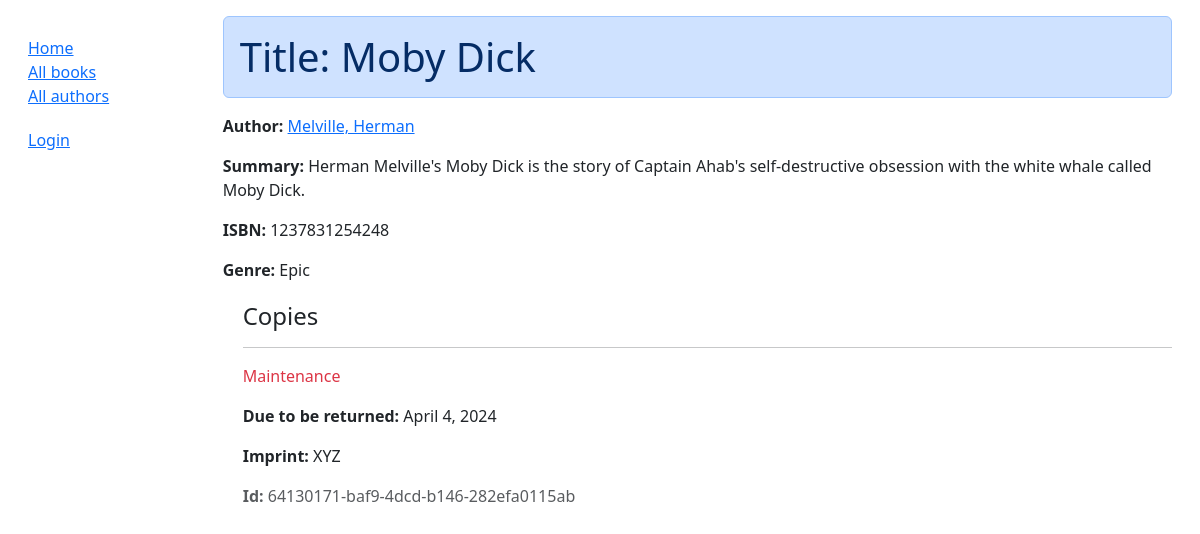
/catalog/book/2, run on an earlier commit of the app's database.
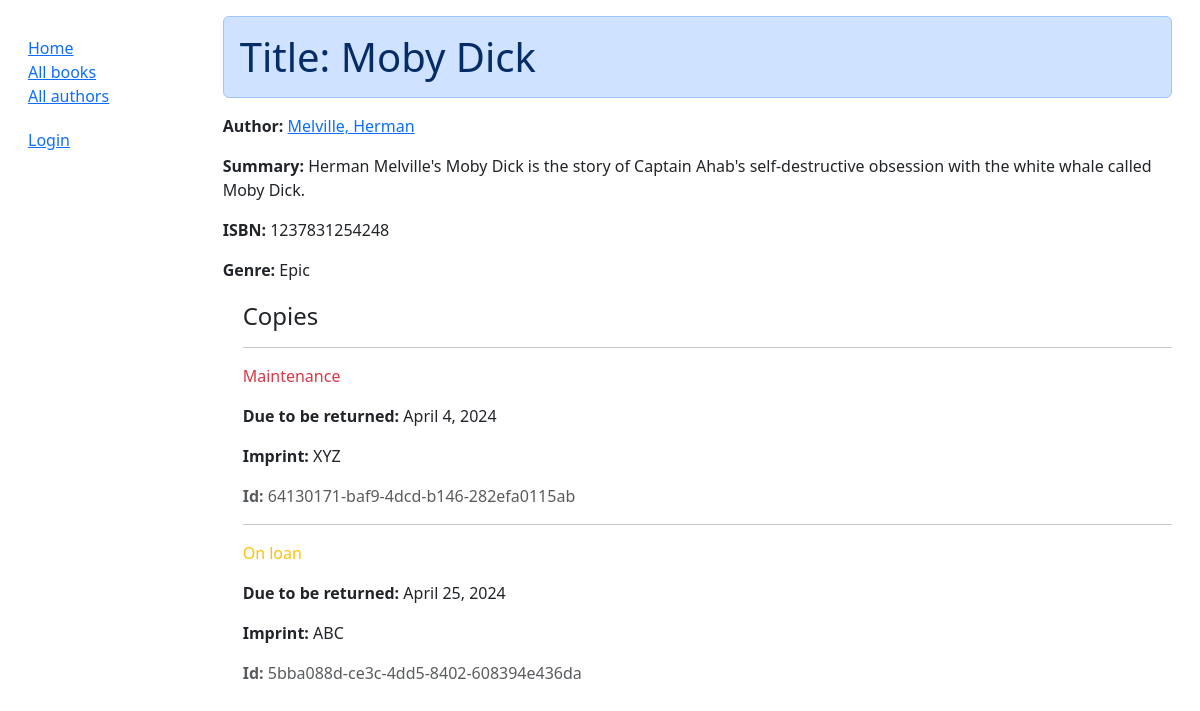
And on a later commit of the database.
### catalog/models.py (models this page shows, shortened)
class BookInstance(models.Model):
    id = models.UUIDField(primary_key=True, default=uuid.uuid4,
                          help_text="Unique ID for this particular book across whole library")
    book = models.ForeignKey('Book', on_delete=models.RESTRICT, null=True)
    imprint = models.CharField(max_length=200)
    due_back = models.DateField(null=True, blank=True)
    borrower = models.ForeignKey(settings.AUTH_USER_MODEL, on_delete=models.SET_NULL, null=True, blank=True)
    LOAN_STATUS = (
        ('m', 'Maintenance'),
        ('o', 'On loan'),
        ('a', 'Available'),
        ('r', 'Reserved'),
    )
    status = models.CharField(
        max_length=1,
        choices=LOAN_STATUS,
        blank=True,
        default='m',
        help_text='Book availability',
    )
    class Meta:
        ordering = ['due_back']
        permissions = (("can_mark_returned", "Set book as returned"),)

### catalog/views.py (the view)
# urls.py: path('book/<int:pk>', views.BookDetailView.as_view(), name='book-detail'),
class BookDetailView(generic.DetailView):
    model = Book

### catalog/models.py (called while the page is built)
    def __str__(self):
        return self.name

    def get_absolute_url(self):
        return reverse('author-detail', args=[str(self.id)])

    def __str__(self):
        return f'{self.last_name}, {self.first_name}'

### catalog/templates/catalog/book_detail.html
{% extends "base_generic.html" %} {% block content %}
<h1 class="alert alert-primary">Title: {{ book.title }}</h1>
<p><strong>Author:</strong> <a href="{{ book.author.get_absolute_url }}">{{ book.author }}</a></p>
<p><strong>Summary:</strong> {{ book.summary }}</p>
<p><strong>ISBN:</strong> {{ book.isbn }}</p>
<p><strong>Genre:</strong> {{ book.genre.all|join:", " }}</p>
<div style="margin-left: 20px; margin-top: 20px">
  <h4>Copies</h4>
  {% for copy in book.bookinstance_set.all %}
  <hr />
  <p
    class="{% if copy.status == 'a' %}text-success{% elif copy.status == 'm' %}text-danger{% else %}text-warning{% endif %}"
  >
    {{ copy.get_status_display }}
  </p>
  {% if copy.status != 'a' %}
  <p><strong>Due to be returned:</strong> {{ copy.due_back }}</p>
  {% endif %}
  <p><strong>Imprint:</strong> {{ copy.imprint }}</p>
  <p class="text-muted"><strong>Id:</strong> {{ copy.id }}</p>
  {% endfor %}
</div>
{% endblock %}

What changed in the data, as far as the page shows it:
added BookInstance: status "On loan", due_back "April 25, 2024", imprint "ABC", id "5bba088d-ce3c-4dd5-8402-608394e436da"
